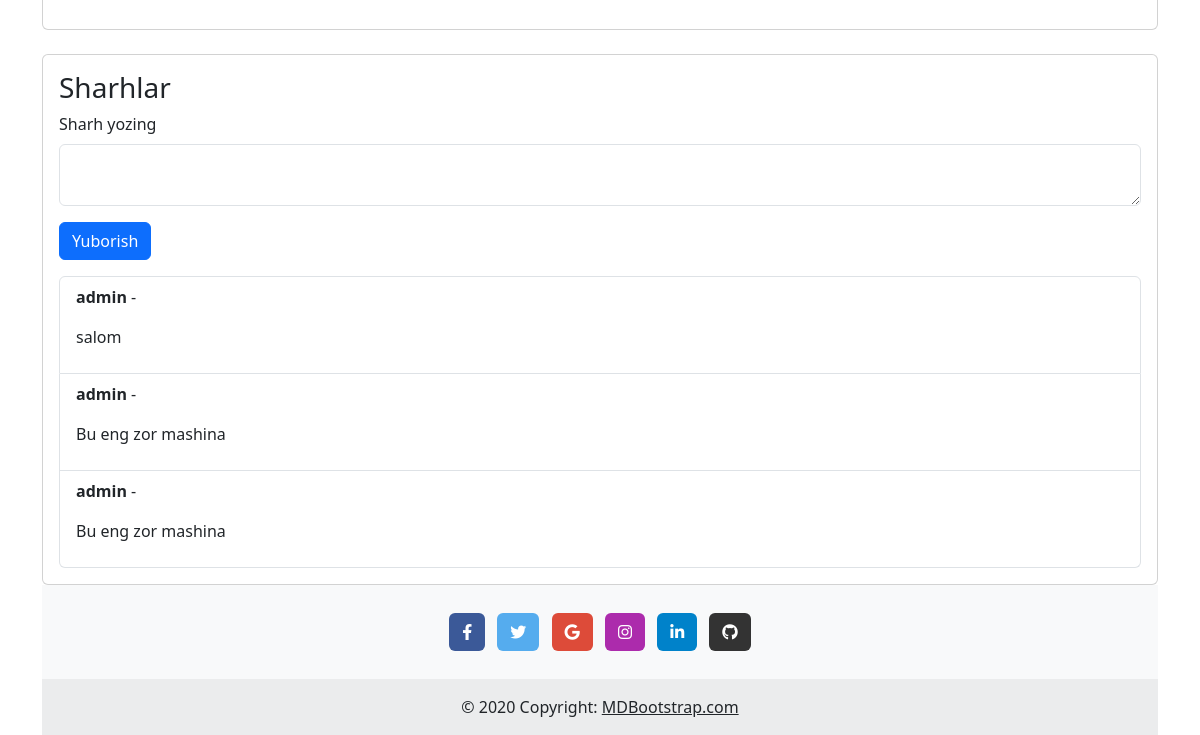
The page /car/1/ (lower part) on the database as committed earlier.
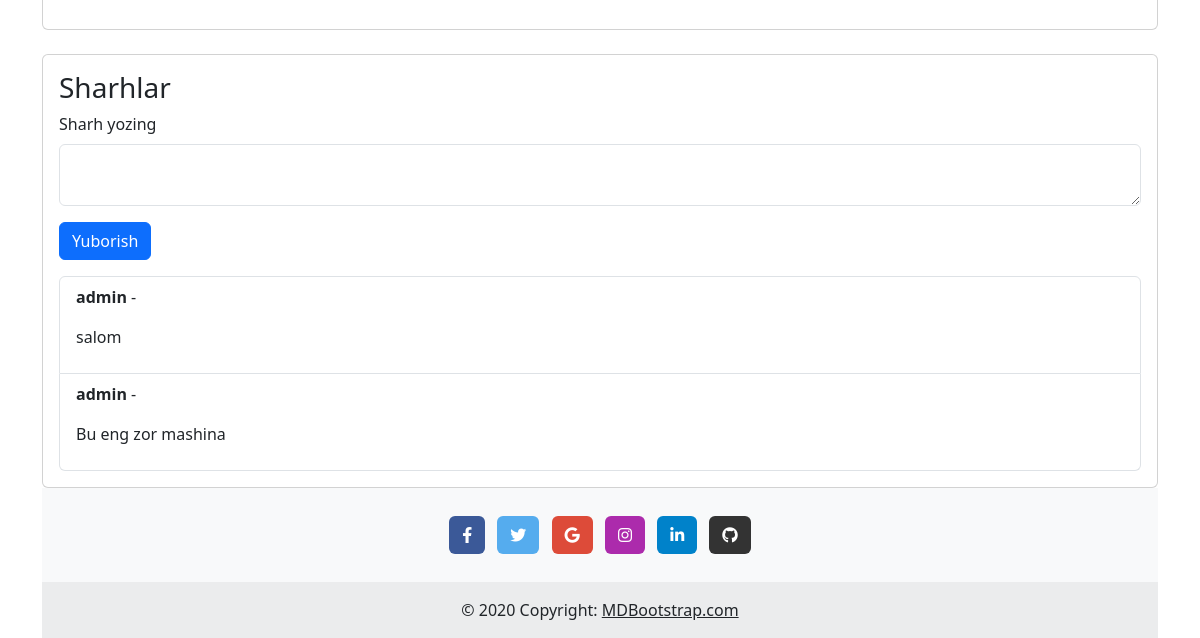
The same page on the database as committed later.
### main/models.py (models this page shows, shortened)
class Comment(models.Model):
    text = models.TextField(verbose_name="Dars haqida firkingizni qoldiring ")
    car = models.ForeignKey(Cars, on_delete=models.CASCADE)
    user = models.ForeignKey(User, on_delete=models.SET_NULL, null=True)
    created = models.DateTimeField(auto_now_add=True )

### main/views.py (the view, shortened to what this page needs)
# urls.py: path('car/<int:pk>/', CarDetailView.as_view(), name='car_detail'),
class CarDetailView(DetailView, FormView):
    model = Cars
    template_name = "car_detail.html"
    context_object_name = "car"
    form_class = CommentFrom
    def get_context_data(self, **kwargs):
        context = super().get_context_data(**kwargs)
        context["comments"] = Comment.objects.filter(car=self.object)
        return context

### main/form.py
class CommentFrom(forms.ModelForm):
    class Meta:
        model = Comment
        fields = ['text']
    text = forms.CharField(required=False)
    widgets = {
        'text': forms.TextInput(attrs={'class': 'form-control'}),
    }

### main/models.py (called while the page is built)
    def __str__(self):
        return f" {self.name}"

    def __str__(self):
        return f"{self.color}"

### template/car_detail.html (shortened to what this page needs)
{% extends 'base.html' %}
{% block comment %}
<main>
    <div class="container">
        <div class="card mt-4">
            <div class="card-body">
            </div>
        </div>
        <div class="card mt-4">
            <div class="card-body">
                <h3 class="card-title">Sharhlar</h3>
                <form method="post">
                    <div class="mb-3">
                        <label for="comment-text" class="form-label">Sharh yozing</label>
                        <textarea class="form-control" id="comment-text" name="text" required></textarea>
                    </div>
                    <button type="submit" class="btn btn-primary">Yuborish</button>
                </form>
                <ul class="list-group mt-3">
                    {% for comment in comments %}
                        <li class="list-group-item">
                            <p><b>{{ comment.user.username }}</b> - {{ comment.created_at|date:"Y-m-d H:i" }}</p>
                            <p>{{ comment.text }}</p>
                        </li>
                    {% empty %}
                        <p>🚗 Hozircha sharhlar yo‘q. Birinchi bo‘lib fikr bildiring!</p>
                    {% endfor %}
                </ul>
            </div>
        </div>
    </div>
</main>
{% endblock comment %}

Rows that differ between the two databases and show on the page:
removed Comment: user.username "admin", text "Bu eng zor mashina"
